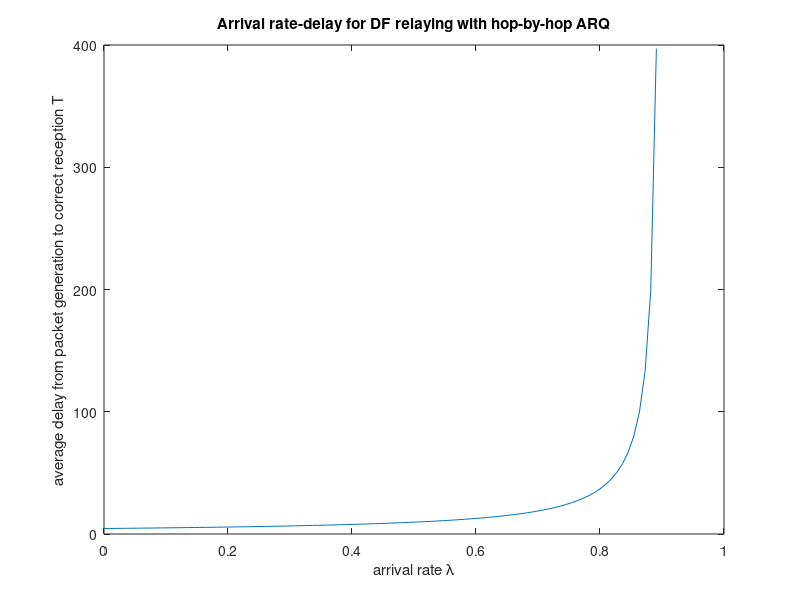

Source code (MATLAB):
lambda = linspace(0, 0.9, 100);
T = (3.6)./(0.9 - lambda) + (0.9)./(1.8-lambda);
plot(lambda, T);
xlabel('arrival rate \lambda');
ylabel('average delay from packet generation to correct reception T');
title('Arrival rate-delay for DF relaying with hop-by-hop ARQ');